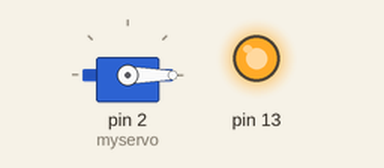
Recording of a sketch running on a simulated Arduino Uno, built with avr-gcc and run on an emulated ATmega328P. Parts: servo, output pins drawn as LEDs (lit = HIGH).

Above: at 0.05 s.
At 3.95 s:
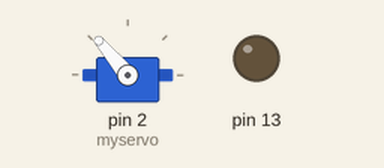
Timing chart, 0 to 5.2 s (numbered marks = the images above):
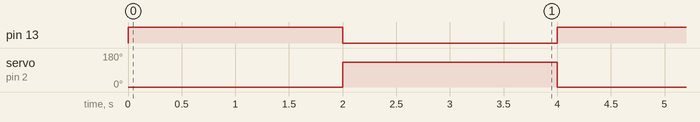

The sketch:

FingerStarterServo.ino
```cpp
/*
 Controlling a servo position using a potentiometer (variable resistor)
 by Michal Rinott <http://people.interaction-ivrea.it/m.rinott>

 modified on 8 Nov 2013
 by Scott Fitzgerald
 http://www.arduino.cc/en/Tutorial/Knob
*/

#include <Servo.h>

Servo myservo;  // create servo object to control a servo

void setup() {
  pinMode(13, OUTPUT);
//  myservo.attach(3);  // attaches the servo on pin 9 to the servo object

//  myservo.write(110);
//  myservo.detach();
//  myservo.attach(2);
//  myservo.write(90);
}

void loop() {
  myservo.attach(2);
  digitalWrite(13, HIGH);
  myservo.write(0);
  myservo.detach();

//  for (int i=160; i>25; i--){
//     myservo.write(i);
//     delay(30);
//  }
//
//  for (int i=25; i<160; i=i++){
//     myservo.write(i);
//      delay(30);
//  }

//  myservo.write(val);                  // sets the servo position according to the scaled value

  delay(2000);
  myservo.attach(2);

  digitalWrite(13, LOW);
  myservo.write(130);
  myservo.detach();
  delay(2000);

//   myservo.detach();

  // waits for the servo to get there
}
```

Measured:
- by itself, pin 13: alternates HIGH for 2.0 s and LOW for 2.0 s
- by itself, servo on pin 2 (myservo): alternates 130° for 2.0 s and 0° for 2.0 s
